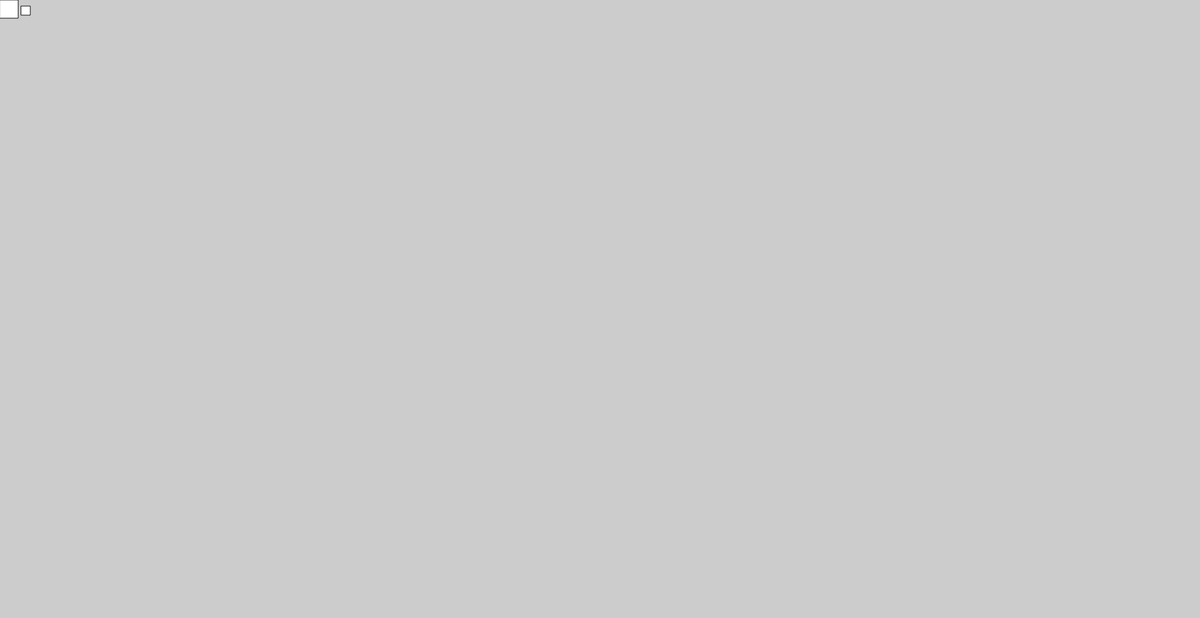
Frame 1 (no input)
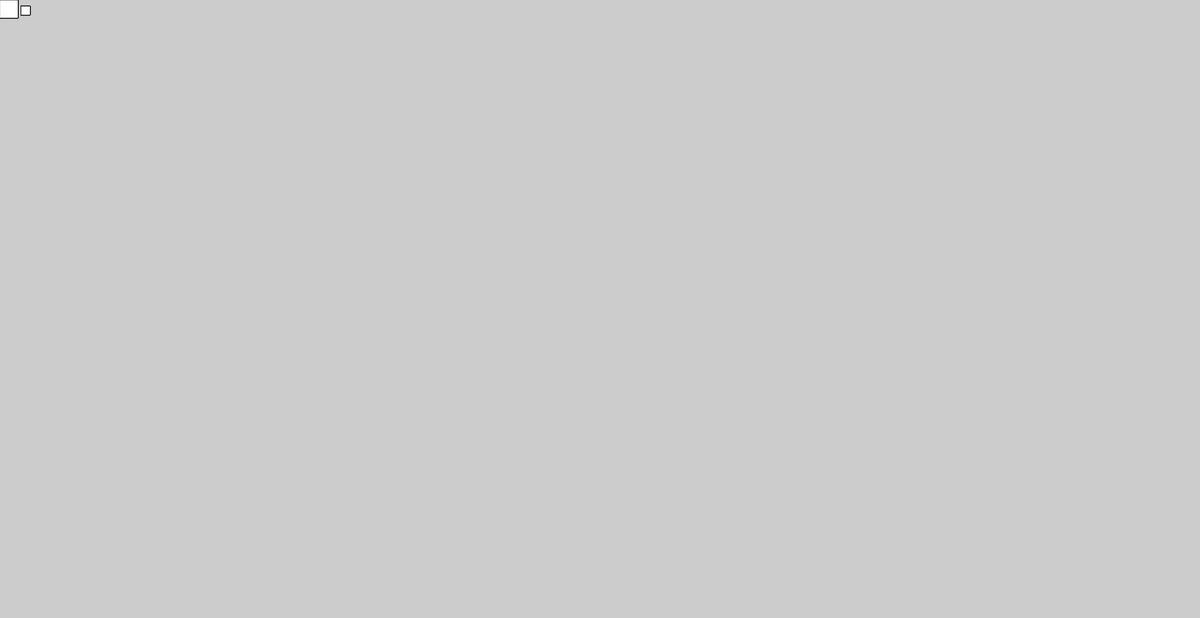
Frame 60 (no input)
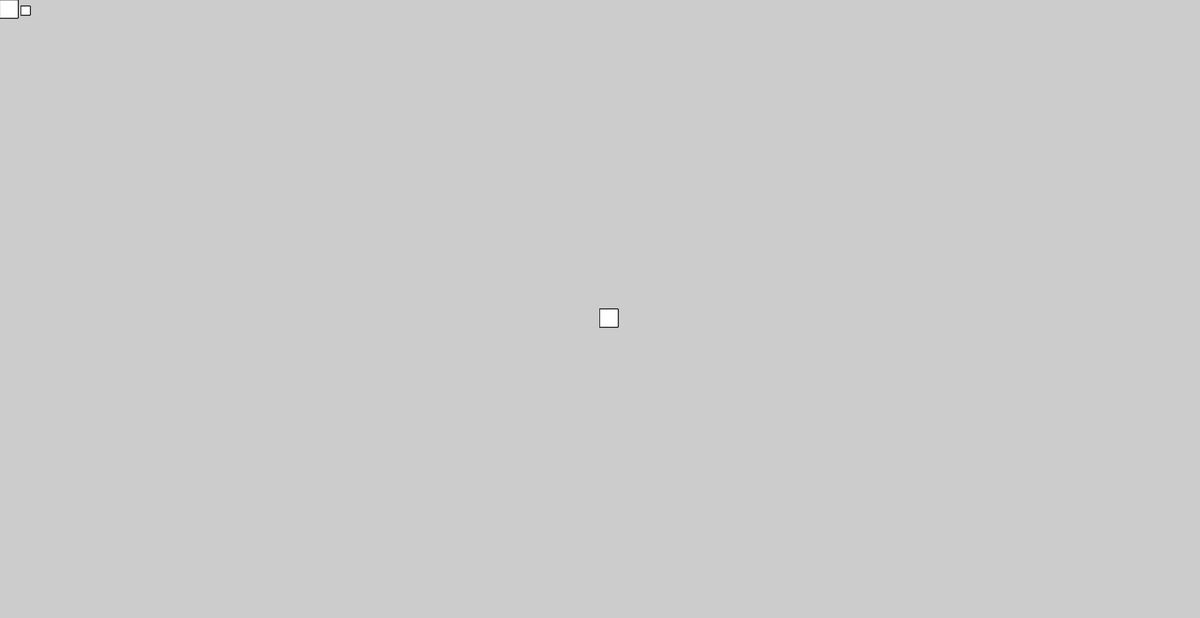
Frame 120 (the mouse pressed at the canvas centre since frame 60)

The p5.js sketch that drew these frames (run headless with seeded random() and noise() and a simulated clock; from frame 60 on, the mouse is pressed at the canvas centre):

// p5.js sketch
// ── sketch.js
//  Variables:


function setup() {
    createCanvas(1980, 1020);
    background(204);

}

function draw() {
    push();
    translate(mouseX, mouseY);
    rect(0, 0, 30, 30);
    pop();
    translate(35, 10);
    rect(0, 0, 15, 15);
}
